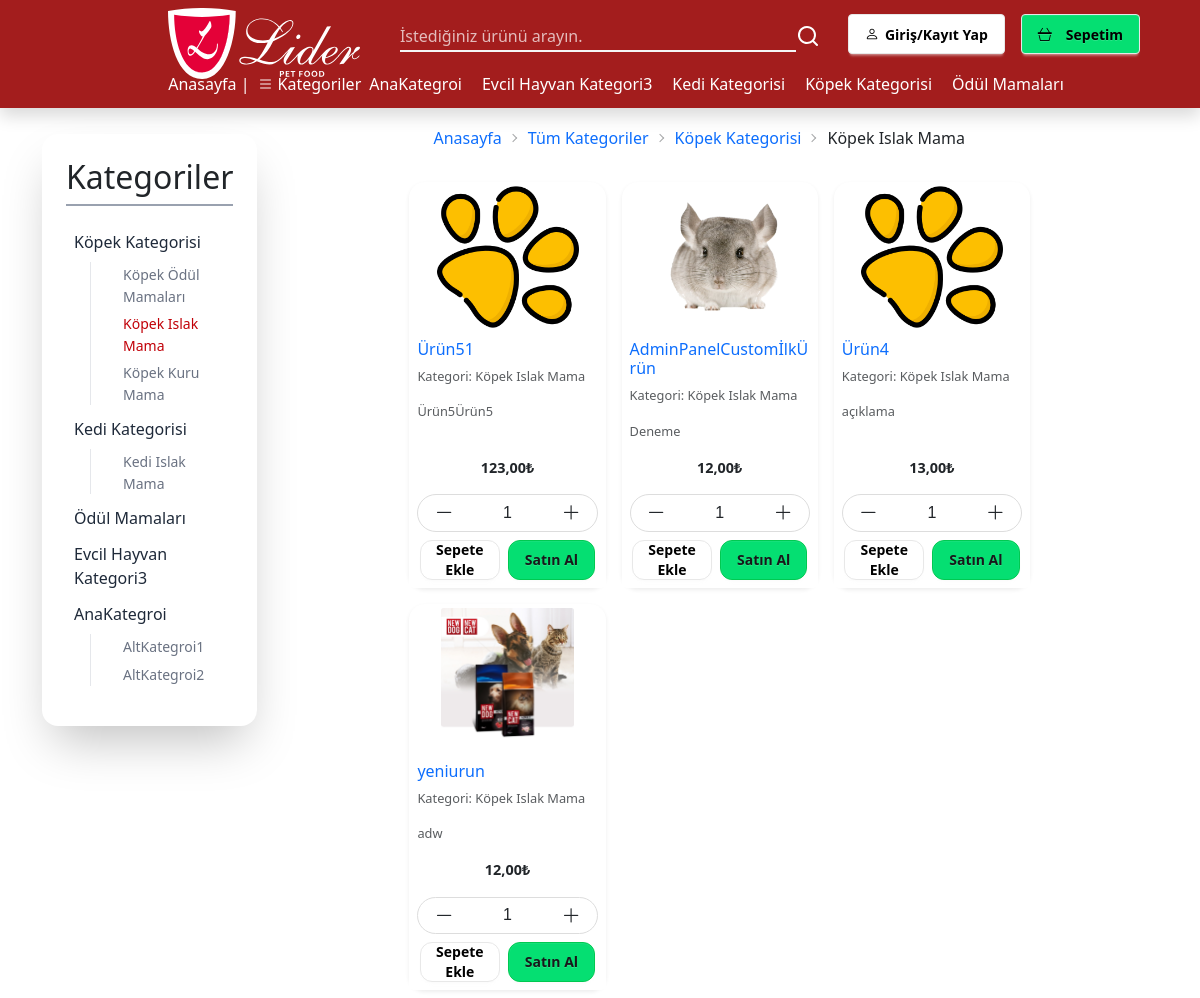
/categories/kopek-islak-mama/urunler/, run on the app's committed database.
### intern_app/models.py (models this page shows, shortened)
class Categories(models.Model):
    name = models.CharField(max_length=255,unique=True,verbose_name="Kategori İsmi")
    description = models.CharField(max_length=255,null=True,verbose_name="Kategori Açıklaması")
    image = models.ImageField(upload_to='category_images/',verbose_name="Kategori Görseli")
    slug = AutoSlugField(populate_from="name",unique=True,verbose_name="Alan Adı")
    sub_categories = models.ManyToManyField("self", blank=True, symmetrical=False, related_name="parent_categories",verbose_name="Alt Kategori olmasını istediğiniz kategorileri seçin:",
                                            help_text="Birden fazla kategori seçmek için CTRL tuşuna basılı tutunuz." \
                                            "\n Aynı zamanda seçimi iptal etmek için CTRL tuşuna basılı tutup seçimi iptal edilmek istenen kategoriye tıklayın. ")
    @staticmethod
    def get_main_categories():
        return Categories.objects.filter(parent_categories__isnull=True)
    def get_absolute_url(self):
        return reverse('intern_app:subcategory_products',kwargs={"slug":self.slug})
    def get_absolute_url_cat(self):
        return reverse('intern_app:category_products',kwargs={"slug":self.slug})
    class Meta():
        verbose_name = 'Kategori'
        verbose_name_plural = 'Kategoriler'

class Products(models.Model):
    product_name = models.CharField(max_length=255, verbose_name="Ürün Adı")
    product_category = models.ManyToManyField(Categories,related_name="products",verbose_name="Ürün Kategorisi",help_text="Birden fazla kategori seçmek için CTRL tuşuna basılı tutunuz. \n Aynı zamanda seçimi iptal etmek için CTRL tuşuna basılı tutup seçimi iptal edilmek istenen kategoriye tıklayın.")
    product_description = models.TextField(null=True,verbose_name="Ürün Açıklaması")
    product_price = models.DecimalField(max_digits=9,decimal_places=2,verbose_name="Ürün Fiyatı")
    product_image = models.ImageField(upload_to='products/',verbose_name="Ürün Görseli")
    created_at = models.DateTimeField(auto_now_add=True,null=True)
    class Meta:
        verbose_name= 'Ürün'
        verbose_name_plural = 'Ürünler'

### intern_app/views.py (the view)
# urls.py: path('categories/<slug:slug>/', views.categories, name='category_products'),
def category_products(request,slug):
    category = get_object_or_404(Categories,slug=slug)
    products = Products.objects.filter(product_category=category)
    sub_categories = category.sub_categories.all()
    context = {
        'category':category,
        'products':products,
        'sub_categories':sub_categories,
    }
    return render(request,"intern_app/subcategory_products.html",context)

### intern_app/templates/intern_app/subcategory_products.html (shortened to what this page needs)
{%extends 'base.html'%}
{%load static%}
{%block content%}
<div class="container-fluid test ">
    <div class="wrapper flex flex-row gap-4 ">
        <div class="categories  relative right-30 top-4 w-full h-full md:w-1/4 px-4 py-6 bg-white shadow-2xl rounded-2xl">
            <div class="cat-header font-semibold mb-4 text-center border-b-2 border-b-gray-400 ">
                <h2 class=" ">Kategoriler</h2>
            </div>
            <div class="all-categories ">
                <ul class="space-y-3 relative right-6">
                    {% for category in categories %}
                    <li class="*:!text-gray-800 ">
                        <a href="{% url 'intern_app:category_products' category.slug %}"
                            class=" hover:!text-gray-500 text-base font-medium text-gray-700  transition">
                            {{ category.name }}
                        </a>
                        {% if category.sub_categories.all %}
                        <ul class="ml-4 mt-2 space-y-1 border-l border-gray-200 pl-3">
                            {% for sub_category in category.sub_categories.all %}
                            {% with sub_url=sub_category.get_absolute_url %}
                            <li class="">
                                <a href="{{ sub_url}}"
                                    class="text-sm {%if request.path == sub_url %} !text-red-700 hover:!text-red-700 {%else%} !text-gray-500 {%endif%} hover:!text-blue-500 transition">
                                    {{ sub_category.name }}
                                </a>
                            </li>
                            {%endwith%}
                            {% endfor %}
                        </ul>
                        {% endif %}
                    </li>
                    {% endfor %}
                </ul>
            </div>
        </div>
        <div class="product-section  left-130  w-3/4 ">
            <div class="du-breadcrumbs">
                <ul class="breadcrumbs">
                    <li><a href="{% url 'intern_app:index' %}">Anasayfa</a></li>
                    <li><a href="{% url 'intern_app:categories'%}">Tüm Kategoriler</a></li>
                    {% for category in categories %}
                        {% for sub_category in category.sub_categories.all %}
                            {% if request.path == sub_category.get_absolute_url %}
                                <li>
                                    <a href="{{ category.get_absolute_url_cat }}">{{ category.name }}</a>
                                </li>
                                <li>{{ sub_category.name }}</li>
                            {% endif %}
                        {% endfor %}
                    {% endfor %}
                </ul>
            </div>
            <div class="row row-cols-2  row-cols-md-2 row-cols-lg-3 g-3 p-2" >
                {% for product in products %}
                <div class="col">
                    <div class="card shadow-sm border-0 rounded-4  h-100">
                        <a href="{%url 'intern_app:item_details' item_name=product.product_name item_id=product.id %}">
                            <img src="{{ product.product_image.url }}" class="card-img-top p-1"
                                style="object-fit: contain; max-height: 150px;"
                                alt="{{ product.product_name }}">
                        </a>
                        <div class="card-body p-2">
                            <a href="{%url 'intern_app:item_details' item_name=product.product_name item_id=product.id %}">
                                <h6 class="card-title text-primary">{{ product.product_name }}</h6>
                            </a>
                            <p class="card-text text-muted" style="font-size: 0.8rem;">Kategori:  {% for category in product.product_category.all %}
                            {{ category.name }}
                            {% endfor %}</p>
                            <p class="card-text text-muted" style="font-size: 0.8rem;">{{ product.product_description }}</p>
                        </div>
                        <ul class="list-group list-group-flush">
                            <li class="list-group-item fw-bold text-center" style="font-size: 0.9rem;">{{ product.product_price }}₺</li>
                        </ul>
                        <div class="card-footer bg-white border-0 text-center p-2">
                            <form method="POST" action="{%url 'intern_app:add_to_cart' product.id %}">
                                <div class="d-flex justify-content-center quantity-input align-items-center gap-1">
                                <button type="button"
                                class="btn red"
                                id="decrease-{{product.id}}"
                                onclick="changeQuantity(-1,{{product.id}})">
                                <i class="bi bi-dash-lg"></i>
                                </button>
                                <input type="number" name="quantity" id="quantity-{{product.id}}" min="1" max="999"
                                        value="{{ request.POST.quantity|default:1 }}" required
                                        class="form-control text-center" style="width: 80px; font-size: 1rem;"
                                        oninput="this.value = this.value.replace(/[^0-9]/g, '')">
                                <button type="button"
                                class="btn green"
                                id="increase-{{product.id}}"
                                    onclick="changeQuantity(1,{{product.id}})">
                                    <i class="bi bi-plus-lg"></i>
                                </button>
                                </div>
                                <div class="butonlar flex flex-row gap-2 pt-2 justify-center">
                                    <button type="submit" name="action" value="add_to_cart" class="du-btn bg-transparent text-black hover:!bg-blue-800 hover:!text-white !rounded-xl w-20"><span class="text-sm">Sepete Ekle</span></button>
                                  <div class="satin-alma-buton">
                                    <button type="submit" name="action" value="buy_now" class="du-btn bg-green-400 hover:bg-green-700 hover:border-green-700 !rounded-xl border-green-500" ><span class="text-sm">Satın Al</span></button>
                                </div>
                            </div>
                            </form>
                        </div>
                    </div>
                </div>
                {% endfor %}
            </div>
        </div>
    </div>
</div>
{%endblock%}

### core/templates/navbar.html (shortened to what this page needs)
{%load static tailwind_tags%}
{%load static%}
{% tailwind_css %}
<header>
  <nav class="du-navbar shadow flex flex-col  ">
      <div class="wrapper flex h-13 w-full relative right-10  justify-between">
        <div class="logo ">
          <div class="logo-alt">
            <div class="logo-img relative left-50">
              <a href="{%url 'intern_app:index'%}">
                <img class="w-48"  src="{%static 'intern_app/images/lider-logo-beyaz.svg'%}" alt="">
              </a>
            </div>
          </div>
        </div>
        <div class="search-and-buttos  flex items-center gap-5    ">
          <div class="wrapper-2 flex flex-row    ">
            <div class="search-bar-wrapper p-3  ">
              <form id="search-form" class="text-center flex align-middle " role="search" action="{% url 'intern_app:search' %}" method="GET" value="{{ request.GET.search_query }}">
                <div class="search-bar   flex flex-row">
                  <input type="search" class=" border-b-2 w-99 bg-transparent" name="search_query" required
                  aria-label="Search" autocomplete="off" placeholder="İstediğiniz ürünü arayın.">
                <button class="search-buton ">
                  <svg xmlns="http://www.w3.org/2000/svg" id='glass' width="24" height="24" viewBox="0 0 24 24">
                    <path fill="currentColor"
                      d="M21.71 20.29L18 16.61A9 9 0 1 0 16.61 18l3.68 3.68a1 1 0 0 0 1.42 0a1 1 0 0 0 0-1.39ZM11 18a7 7 0 1 1 7-7a7 7 0 0 1-7 7Z">
                    </path>
                  </svg>
                </button>
                </div>
              </form>
            </div>
            <div class="buttons flex flex-row left-10 p-2 space-x-2">
              <div class="profil-button flex items-center">
                <div class="profile">
                  <div class="du-dropdown du-dropdown-hover">
                    {% if user.is_authenticated %}
                    <div tabindex="0" role="button" class="du-btn hover:!bg-gray-300 bg-white text-black m-1">
                      <i class="bi bi-person"></i>Merhaba,{{ user.username }}
                    </div>
                    <ul tabindex="0" class="du-dropdown-content du-menu z-999 w-40 rounded-box  *:hover:!bg-gray-300 **:active:!bg-gray-600 bg-white p-2 shadow-sm">
                      <li class="rounded-t"><a href="{% url 'intern_app:settings' %}"><button class="text-black" onclick="document.activeElement.blur()">Ayarlar</button></a></li>
                      {% if user.is_superuser or user.is_staff %}
                      <li><a href="{% url 'intern_app:yonetici-paneli' %}"><button onclick="console.log('log before blur'); document.activeElement.blur()"><span class="text-black">Yönetici Paneli</span></button></a></li>
                      {% endif %}
                      <li class="rounded-b border-t border-gray-300"><a type="button" class="text-red-400 " onclick="document.activeElement.blur()" href="{% url 'logout' %}?next=/"><span class="text-red-400">Çıkış Yap</span></a></li>
                    </ul>
                    {% else %}
                    <a tabindex="0" href="{% url 'login' %}" type="button" class="du-btn bg-white text-black m-1"><i class="bi bi-person"></i>Giriş/Kayıt Yap</a>
                    {% endif %}
                  </div>
                </div>
              </div>
              <div class="sepett-btn flex items-center">
                <div class="sepett">
                  <a class="du-btn hover:!bg-green-600 bg-green-400 text-black m-1 du-btn-cart" href="#" role="button" aria-expanded="false">
                    <i class="bi bi-basket3 pe-2"></i>
                    Sepetim
                  </a>
                </div>
              </div>
            </div>
      </div>
            </div>
          </div>
      <div class="wrapper-kategori top-3 relative">
        <div class="kategori-icerik  flex flex-row">
          <div class="kategoriler">
            <ul class="flex  gap-2">
              <li>
                <a class="text-white  hover:!text-gray-300" href="{% url 'intern_app:index' %}">Anasayfa |</a>
              </li>
              <li>
                <div class="du-dropdown custom-sub   du-dropdown-hover ">
                  <div tabindex="0" class="text-white cursor-pointer flex items-center gap-1">
                    <i class="bi bi-list class"></i>Kategoriler
                  </div>
                </div>
              </li>
              <li class="flex gap-x-5">
                {%for category in categories_filtered%}
                <a class="text-white hover:!text-gray-300 " href="{%url 'intern_app:category_products' category.slug%}">{{category.name}}</a>
                {%endfor%}
              </li>
            </ul>
          </div>
        </div>
      </div>
  </nav>
</header>

### data on the page
Categories: name "AnaKategroi"
Categories: name "Evcil Hayvan Kategori3"
Categories: name "Kedi Kategorisi"
Categories: name "Köpek Kategorisi"
Categories: name "Ödül Mamaları"
Categories: name "Köpek Ödül Mamaları"
Categories: name "Köpek Islak Mama"
Categories: name "Köpek Kuru Mama"
Categories: name "Kedi Islak Mama"
Categories: name "AltKategroi1"
Categories: name "AltKategroi2"
Products: product_image (picture), product_name "Ürün51", product_description "Ürün5Ürün5", product_price "123,00", quantity "1"
Products: product_image (picture), product_name "AdminPanelCustomİlkÜrün", product_description "Deneme", product_price "12,00", quantity "1"
Products: product_image (picture), product_name "Ürün4", product_description "açıklama", product_price "13,00", quantity "1"
Products: product_image (picture), product_name "yeniurun", product_description "adw", product_price "12,00", quantity "1"
